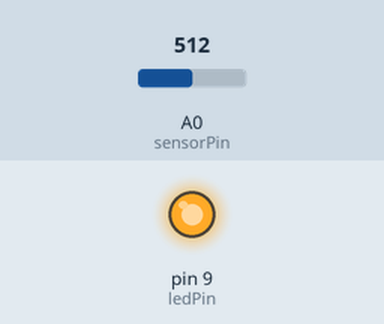
Bench run of a sketch on a simulated Arduino Uno, built with avr-gcc and run on an emulated ATmega328P. Parts: output pins drawn as LEDs (lit = HIGH). Inputs (shaded band) come from the test bench; at power-on: A0 (sensorPin) = 512. What the sketch prints to the serial monitor is not drawn.

Above: at 6.2 s.
6.3 s: A0 (sensorPin) set to 499
Timing chart, 0 to 9.3 s (numbered marks = the images above; inputs shaded):
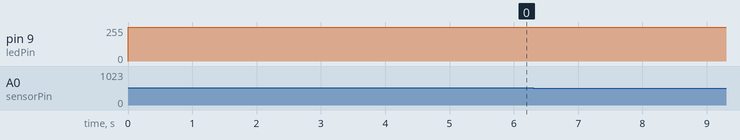

Measured:
- after the input at 6.3 s, pin 9 (ledPin): 255/255 → 254/255 at once

The sketch:

digital.ino
```cpp
const int numReadings = 10;
const int sensorPin = A0;    // pin that the sensor is attached to
const int ledPin = 9;        // pin that the LED is attached to

int readings[numReadings];      // the readings from the analog input
int readIndex = 0;              // the index of the current reading
int total = 0;                  // the running total
int average = 0;                // the average

int sensorValue = 0;         // the sensor value
int sensorMin = 1023;        // minimum sensor value
int sensorMax = 0;           // maximum sensor value

void setup() {
  // put your setup code here, to run once:
  Serial.begin(9600);
  // initialize all the readings to 0:
  for (int thisReading = 0; thisReading < numReadings; thisReading++) {
    readings[thisReading] = 0;
  }
  pinMode(9, OUTPUT);
  digitalWrite(9, HIGH);

  // calibrate during the first five seconds
  while (millis() < 5000) {
    sensorValue = analogRead(sensorPin);

    // record the maximum sensor value
    if (sensorValue > sensorMax) {
      sensorMax = sensorValue;
    }

    // record the minimum sensor value
    if (sensorValue < sensorMin) {
      sensorMin = sensorValue;
    }
  }

  // signal the end of the calibration period
  digitalWrite(9, LOW);
}

void loop() {

  // put your main code here, to run repeatedly:
  sensorValue = analogRead(sensorPin);
  int calibra;
  calibra = cali(sensorValue);
  int light;
  light = smoothing(calibra);
  // fade the LED using the calibrated value:
  int temp;
  temp = 255 - light;
  analogWrite(ledPin, temp);
}

int smoothing(int x){

  total = total - readings[readIndex];
  // read from the sensor:
  readings[readIndex] = x;
  // add the reading to the total:
  total = total + readings[readIndex];
  // advance to the next position in the array:
  readIndex = readIndex + 1;

  // if we're at the end of the array...
  if (readIndex >= numReadings) {
    // ...wrap around to the beginning:
    readIndex = 0;
  }
  // calculate the average:
  average = total / numReadings;
  // send it to the computer as ASCII digits
  Serial.println(average);
  delay(1);        // delay in between reads for stability
  return average;
}
int cali(int y){
  // apply the calibration to the sensor reading
  sensorValue = map(sensorValue, sensorMin, sensorMax, 0, 255);
  // in case the sensor value is outside the range seen during calibration
  sensorValue = constrain(sensorValue, 0, 255);
  return sensorValue;
}
```
